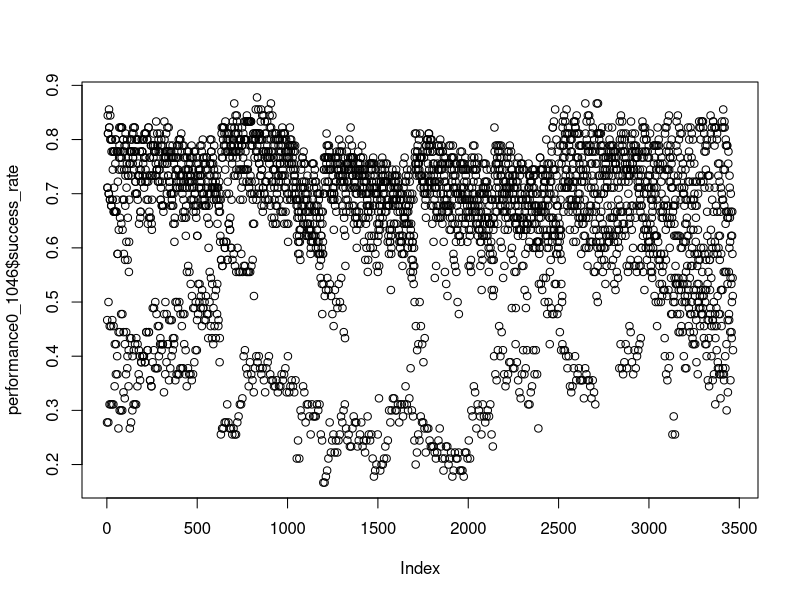
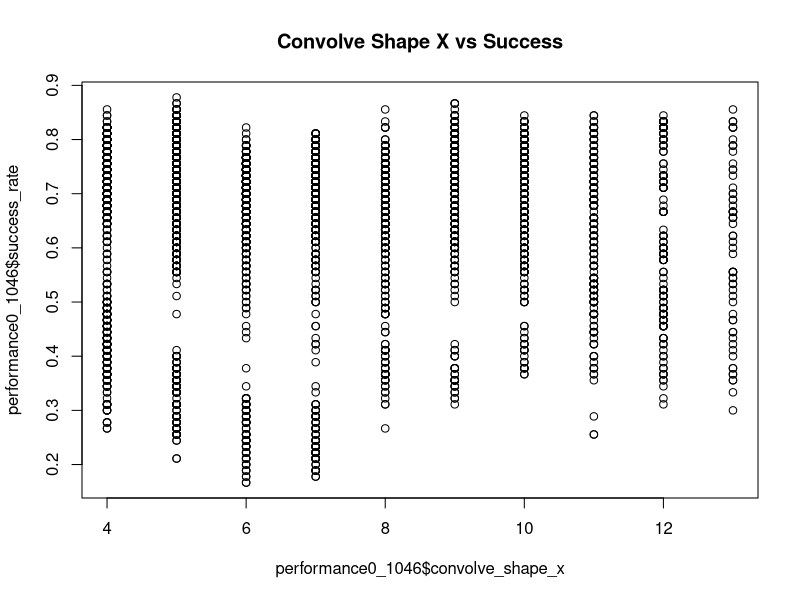
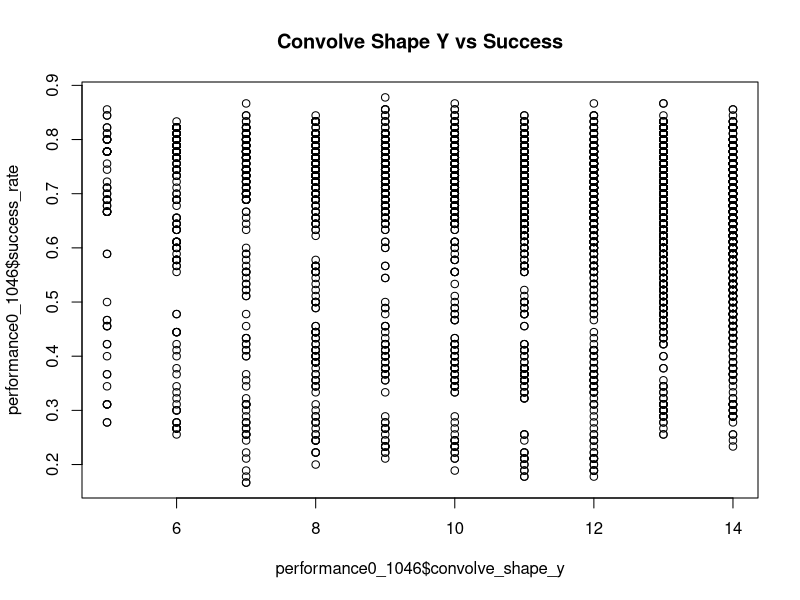
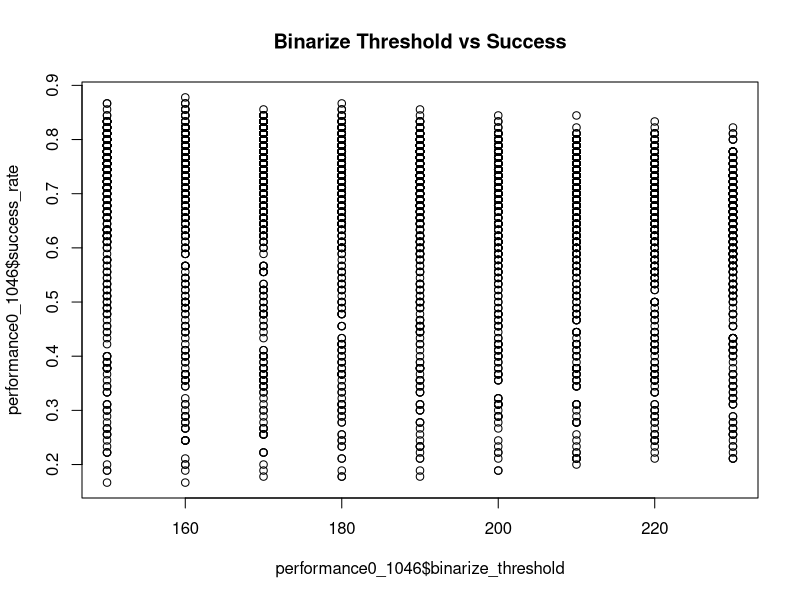
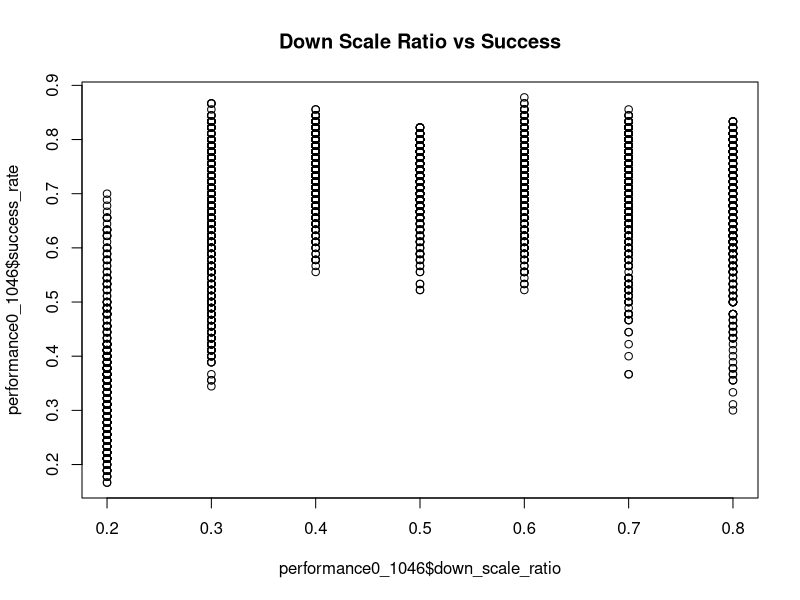

Source code (R) for these figures, in order:
performance0_1046<-read.csv("results0-3465.csv",header=TRUE)
plot(performance0_1046$success_rate)

#Real Linear Affect
summary(lm(success_rate~.,data=performance0_1046))

#Covariance 
View(cor(performance0_1046))

#Graphs

plot(performance0_1046$convolve_shape_x, performance0_1046$success_rate, main = "Convolve Shape X vs Success")
plot(performance0_1046$convolve_shape_y, performance0_1046$success_rate, main = "Convolve Shape Y vs Success")
plot(performance0_1046$binarize_threshold, performance0_1046$success_rate, main = "Binarize Threshold vs Success")
plot(performance0_1046$down_scale_ratio, performance0_1046$success_rate, main = "Down Scale Ratio vs Success")

performance0_1046=performance0_1046[order(performance0_1046$success_rate, decreasing = TRUE),]
View(performance0_1046)
